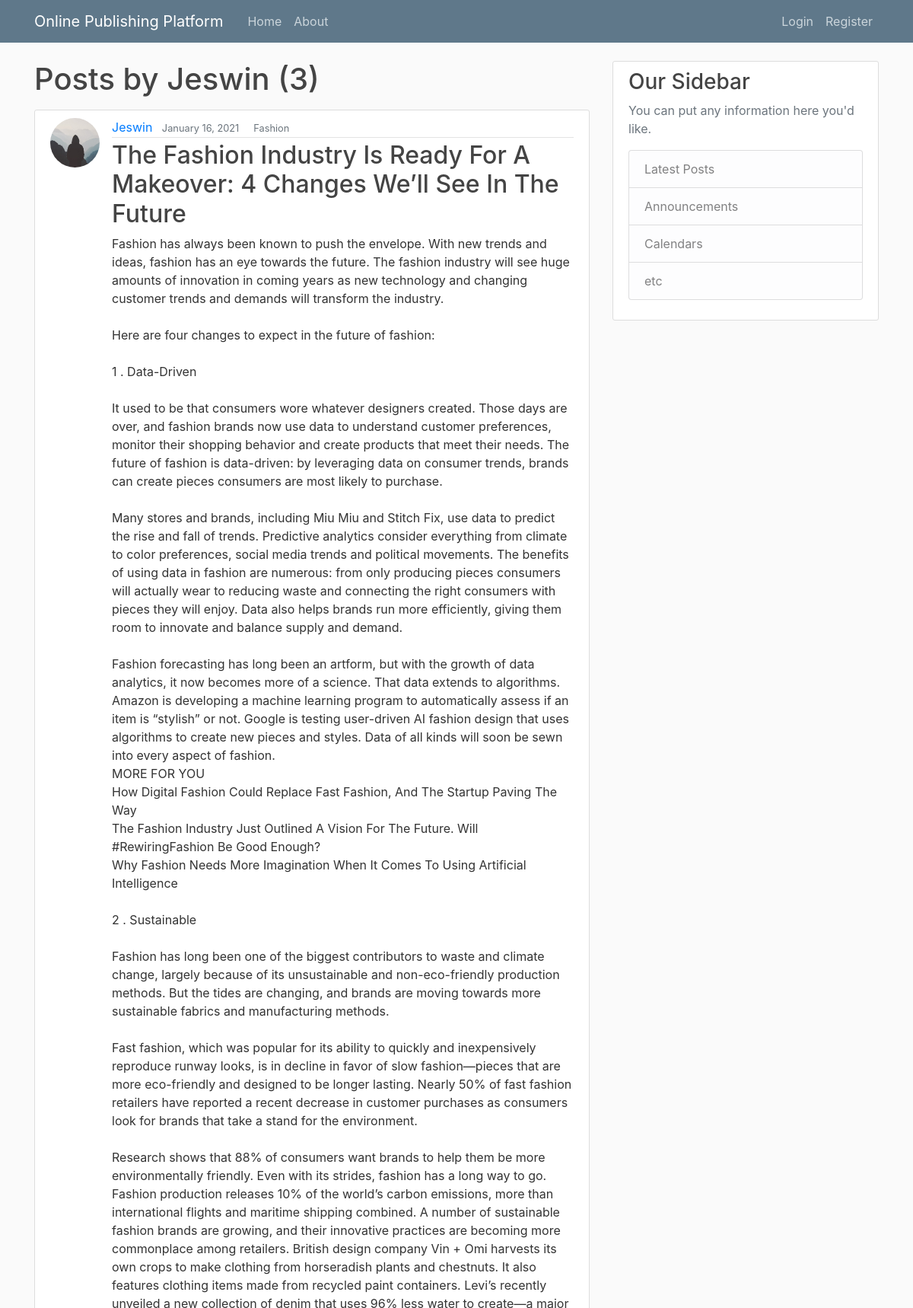
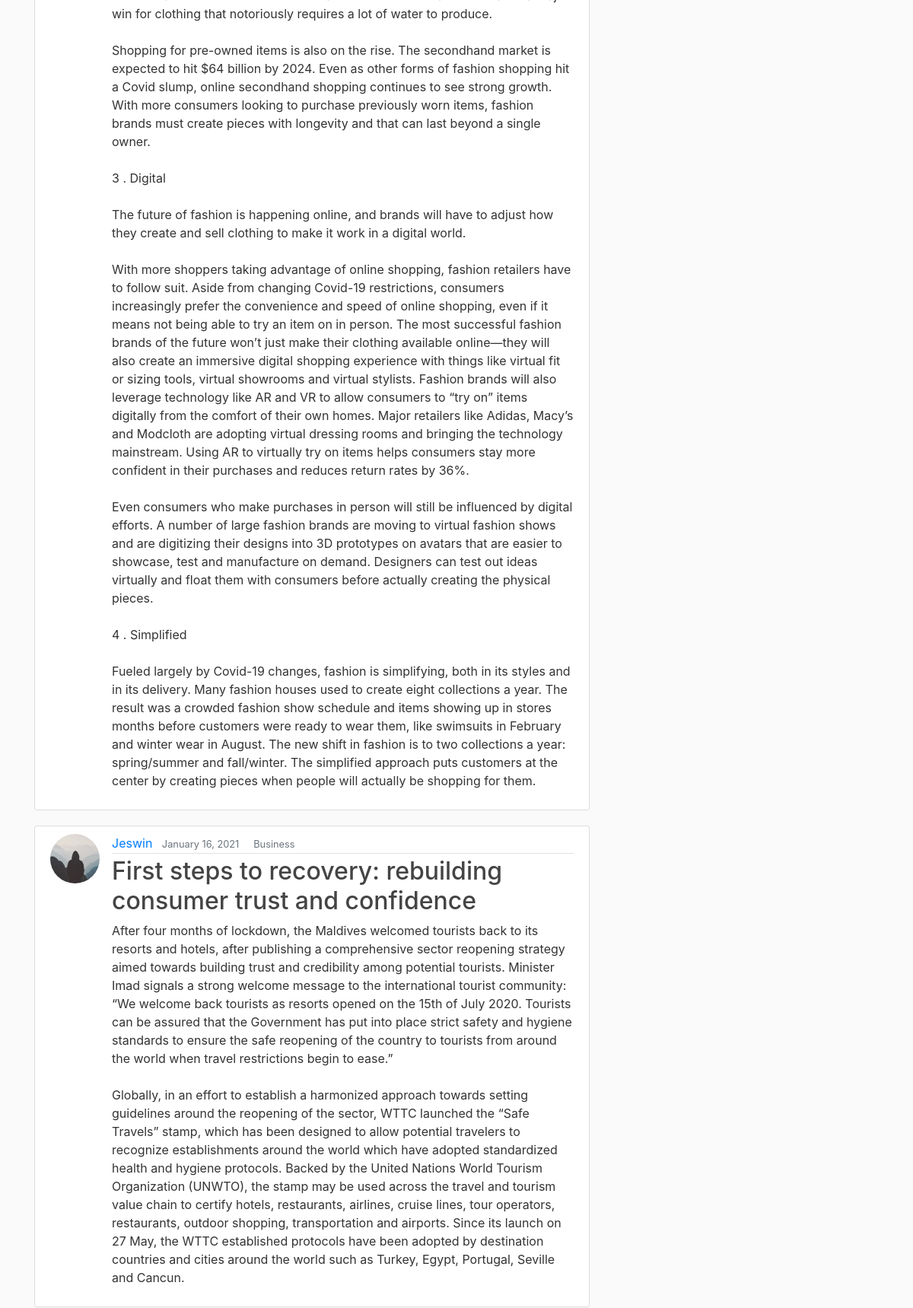
Page /user/Jeswin (upper part) on the committed database (2 pictures, top to bottom).
### blog/models.py (models this page shows, shortened)
class Post(models.Model):
    title = models.CharField(max_length=100)
    content = models.TextField()
    category = models.CharField(max_length=20, choices=BLOG_CHOICES, default="General")
    date_posted = models.DateTimeField(default=timezone.now)
    author = models.ForeignKey(User, on_delete=models.CASCADE)

### users/models.py (models this page shows, shortened)
class Profile(models.Model):
    user = models.OneToOneField(User, on_delete=models.CASCADE)
    image = models.ImageField(default='default.jpg', upload_to='profile_pics')

### blog/views.py (the view)
# urls.py: path('user/<str:username>', UserPostListView.as_view(), name='user-posts'),
class UserPostListView(ListView):
    model = Post
    template_name = 'blog/user_posts.html'  # <app>/<model>_<viewtype>.html
    context_object_name = 'posts'
    paginate_by = 5
    def get_queryset(self):
        user = get_object_or_404(User, username=self.kwargs.get('username'))
        return Post.objects.filter(author=user).order_by('-date_posted')

### blog/templates/blog/user_posts.html (shortened to what this page needs)
{% extends "blog/base.html" %}
{% block content %}
    <h1 class="mb-3">Posts by {{ view.kwargs.username }} ({{ page_obj.paginator.count }})</h1>
    {% for post in posts %}
        <article class="media content-section">
          <img class="rounded-circle article-img" src="{{ post.author.profile.image.url }}">
          <div class="media-body">
            <div class="article-metadata">
              <a class="mr-2" href="{% url 'user-posts' post.author.username %}">{{ post.author }}</a>
              <small class="text-muted">{{ post.date_posted|date:"F d, Y" }}&nbsp;&nbsp;&nbsp;&nbsp;</small>
              <small class="text-muted">{{post.category}}</small>
            </div>
            <h2><a class="article-title" href="{% url 'post-detail' post.id %}">{{ post.title }}</a></h2>
            <p class="article-content">{{ post.content }}</p>
          </div>
        </article>
    {% endfor %}
{% endblock content %}

### blog/static/blog/main.css (style rules this page uses)
body { background: #fafafa; color: #333333; margin-top: 5rem; }
h1, h2, h3, h4, h5, h6 { color: #444444; }
.content-section { background: #ffffff; padding: 10px 20px; border: 1px solid #dddddd; border-radius: 3px; margin-bottom: 20px; }
.article-title { color: #444444; }
.article-content { white-space: pre-line; }
.article-img { height: 65px; width: 65px; margin-right: 16px; }
.article-metadata { padding-bottom: 1px; margin-bottom: 4px; border-bottom: 1px solid #e3e3e3 }

### rows in the picture
Post: author.profile.image (placeholder picture), author "Jeswin", date_posted "January 16, 2021", category "Fashion", title "The Fashion Industry Is Ready For A Makeover: 4 Changes We’ll See In The Future", content "Fashion has always been known to push the envelope. With new trends and ideas, fashion has an eye towards the future. The fashion industry will see huge amounts of innovation in coming years as new technology and changing customer trends and demands will transform the industry. Here are four changes to expect in the future of fashion: 1 . Data-Driven It used to be that consumers wore whatever designers created. Those days are over, and fashion brands now use data to understand customer preferences, monitor their shopping behavior and create products that meet their needs. The future of fashion is data-driven: by leveraging data on consumer trends, brands can create pieces consumers are most…"
Post: author.profile.image (placeholder picture), author "Jeswin", date_posted "January 16, 2021", category "Business", title "First steps to recovery: rebuilding consumer trust and confidence", content "After four months of lockdown, the Maldives welcomed tourists back to its resorts and hotels, after publishing a comprehensive sector reopening strategy aimed towards building trust and credibility among potential tourists. Minister Imad signals a strong welcome message to the international tourist community: “We welcome back tourists as resorts opened on the 15th of July 2020. Tourists can be assured that the Government has put into place strict safety and hygiene standards to ensure the safe reopening of the country to tourists from around the world when travel restrictions begin to ease.” Globally, in an effort to establish a harmonized approach towards setting guidelines around the…"

### other values in the picture
{{ view.kwargs.username }} "Jeswin"
{{ page_obj.paginator.count }} "3"
